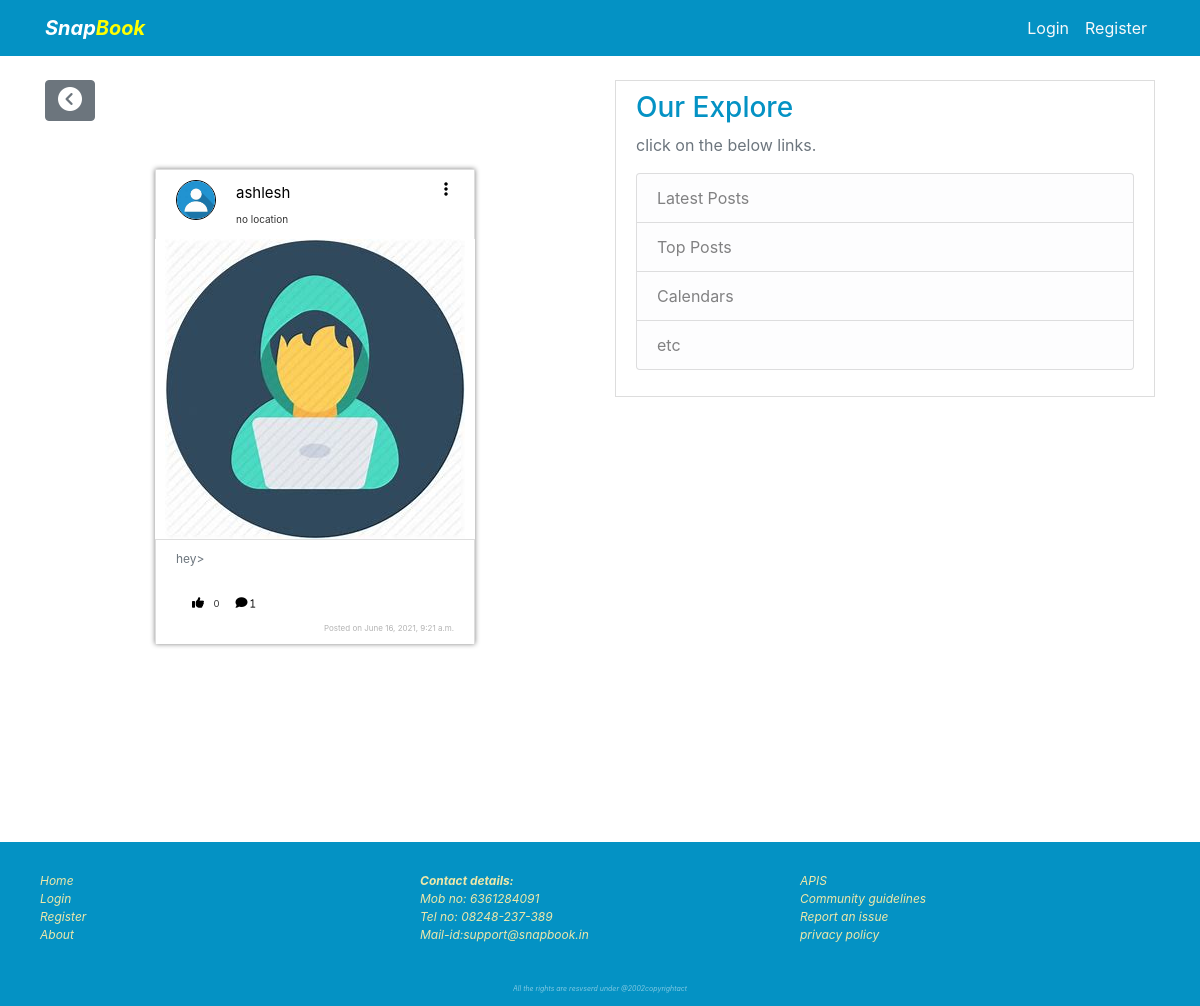
/post/1/, run on an earlier commit of the app's database.
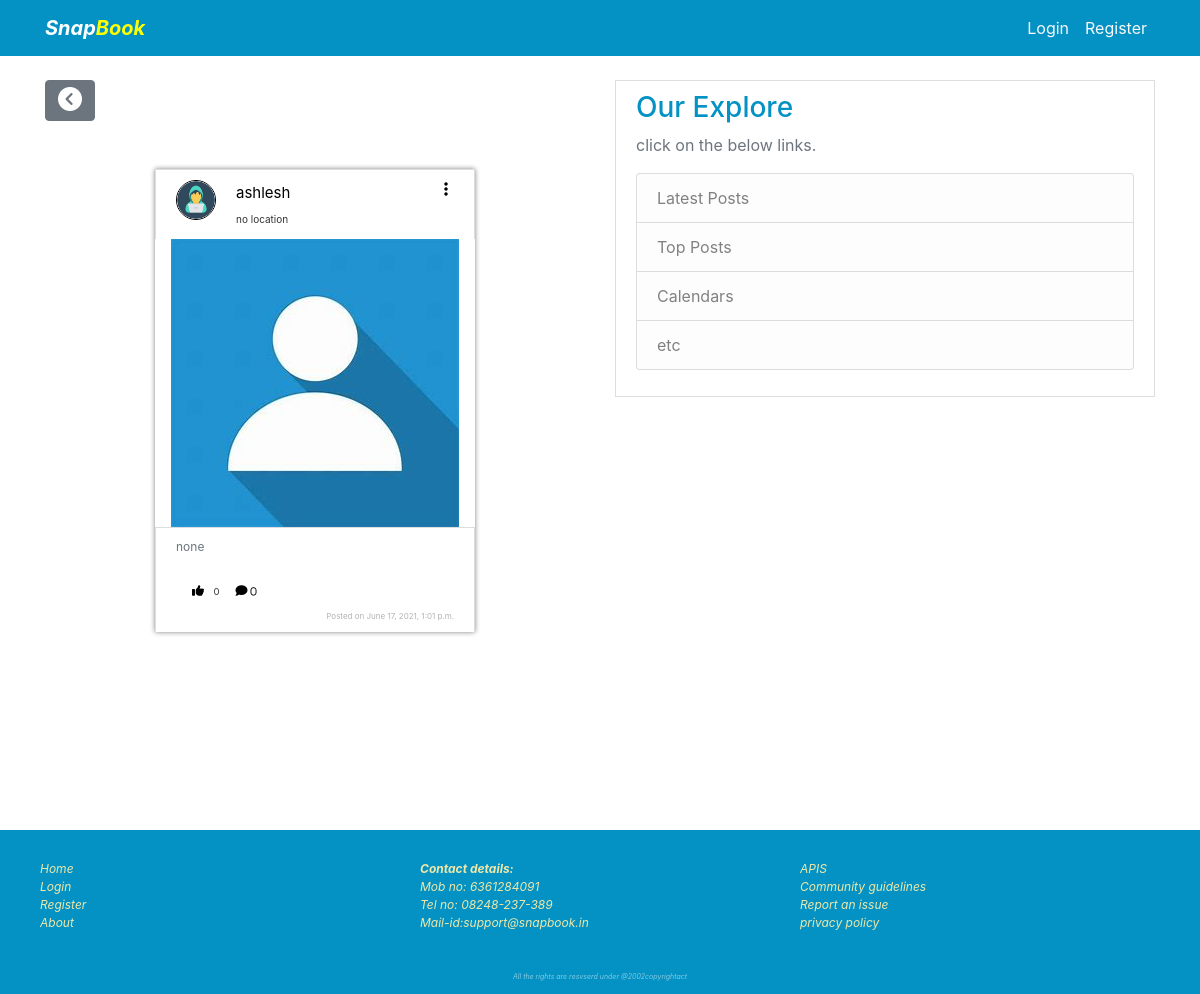
And on a later commit of the database.
### front/models.py (models this page shows, shortened)
class Post(models.Model):
    user = models.ForeignKey(User, on_delete=models.CASCADE)
    caption = models.CharField(max_length=100)
    image = models.ImageField(default="default.jpg", upload_to='post_pics')
    date_posted = models.DateTimeField(auto_now_add=True)
    location = models.TextField(default="no location")
    like = models.ManyToManyField(User, related_name='post_like')

### users/models.py (models this page shows, shortened)
class Profile(models.Model):
    user= models.OneToOneField(User,on_delete=models.CASCADE)
    image= models.ImageField(default='default.jpg',upload_to='profile_pics')
    public=models.BooleanField(default=True)
    followers= models.ManyToManyField(User,related_name='followers_list',blank=True)
    following= models.ManyToManyField(User,related_name='following_list',blank=True)
    follow_request=models.ManyToManyField(User,related_name='request_list',blank=True)

### front/views.py (the view)
# urls.py: path('post/<int:pk>/',PostDetailView,name='post-detail'),
def PostDetailView(request, **kwargs):
    object = Post.objects.filter(id=kwargs['pk']).first()
    comment = Comment.objects.all()
    if request.method == 'POST':
        text = request.POST.get('comment-text')
        user = request.user
        post = Post.objects.filter(id=kwargs['pk']).first()
        instance = Comment(user=user, post=post, text=text)
        if text != '':
            instance.save()
        return HttpResponseRedirect(reverse('post-detail', args=[kwargs['pk']]))
    else:
        return render(request, 'front/post_detail.html', {'object': object, 'comments': comment})

### templates/front/post_detail.html (shortened to what this page needs)
{% extends 'front/base.html'%}
{% load crispy_forms_tags %}
{%block content%}
<a type="button" href="{%url 'front-page'%}" class="btn btn-secondary" ><i class='	fas fa-chevron-circle-left' style='font-size:24px'></i></a>
              <div class="fluid-container  mt-4 mb-5" id="post-box" >
                  <div class="content-section mt-5" id="post-header">
                          <div class="flex-row">
                            <button type="button" class="	fas fa-ellipsis-v float-right fade-slow " style="outline:none;" data-toggle="modal"  data-target="#myModal"></button>
                                <a href="{% url 'profile-view' object.user.id %}">
                                    <small style="font-size:15px; margin-bottom:0px;">{{ object.user.username}}</small>
                                    <img src="{{object.user.profile.image.url}}" style=" float:left"   id="header-pic"class="rounded-circle account-img ">
                                </a><br>
                                <small style="font-size:10px; margin-bottom:0px;">{{ object.location}}</small>
                          </div>
                  </div>
  <div class="media">
  <a href="#"><img src="{{ object.image.url }}" alt="loading image" class="responsive" ></a>
  </div>
                      <div class="content-section" id="caption">
                              <div class="row">
                                <div class="col-12">
                                  <p class="text-secondary">{{ object.caption }}</p>
                                </div>
                              </div>
                            <div class="row" id="like-comment-container">
                                <div class="col-xs-4">
                                  {%if user.is_authenticated%}
                                    <form  action="{%url 'post-like' object.pk %}" method="post" >
                                      {% csrf_token %}
                                      {% if user in object.like.all %}
                                      <button name="post_id" value="{{ object.id}}" type="submit" style="color:blue" class="fa fa-thumbs-up" ></button>
                                      <small >{{ object.like.count }}</small>
                                      {% else %}
                                      <button name="post_id" value="{{ object.id}}" type="submit" class="fa fa-thumbs-up" ></button>
                                      <small >{{ object.like.count }}</small>
                                      {% endif %}
                                    </form>
                                  {%else%}
                                              <button class="fa fa-thumbs-up" onclick="loginreq()"></button>
                                              <small >{{ object.like.count}}</small>
                                  {%endif%}
                                </div>
                                <div class="col-xs-4">
                                  {%if user.is_authenticated%}
                                          <button class="fa fa-comment" aria-hidden="true"  id="trail" data-toggle="collapse" data-target="#comment-section" ></button>
                                          <small >{{object.comment_set.count}} </small>
                                  {%else%}
                                          <button class="fa fa-comment" aria-hidden="true"  onclick="loginreq()" ></ button>
                                          <small >{{object.comment_set.count}} </small>
                                  {%endif%}
                                </div>
                            </div>
                            <div class="row">
                                <div class="col-12">
                                  <small id="post-date">Posted on {{object.date_posted}}</small>
                                </div>
                            </div>
                          </div>
              </div>
{%endblock content%}

### templates/front/base.html (shortened to what this page needs)
{% load static %}
{% load crispy_forms_tags %}
<!DOCTYPE html>
<html>
<head>
    <link rel="stylesheet" href="https://maxcdn.bootstrapcdn.com/bootstrap/4.0.0/css/bootstrap.min.css">
    <link rel="stylesheet" href="https://cdnjs.cloudflare.com/ajax/libs/font-awesome/4.7.0/css/font-awesome.min.css">
    <link rel="stylesheet" type="text/css" href="{% static 'front/main.css' %}">
</head>
<head><title>{% block title %} {% endblock %}</title></head>
<body>
    <header class="site-header ">
      <nav class="navbar navbar-expand-md navbar-dark  fixed-top">
        <div class="container">
          {% if user.is_authenticated %}
          <a class="navbar-brand mr-4" href="{%url 'front-page'%}"><span style="font-style:italic;"><b>Snap</b></span><span style="color:yellow;font-style: oblique;"><b>Book</b></span></a>
          {% else %}
          <a class="navbar-brand mr-4" href="#"><span style="font-style:italic;"><b>Snap</b></span><span style="color:yellow;font-style: oblique;"><b>Book</b></span></a>
          {% endif %}
          <div class="collapse navbar-collapse" id="navbarToggle">
            <div class="navbar-nav">
              {% if user.is_authenticated %}
                  <a  class="nav-item nav-link  text-light" href="{% url 'post-create' %}"><i class="	fas fa-plus-circle mr-1"></i> Create post</a>
                  <a  class="nav-item nav-link text-light" href="{% url 'search' %}"><i class="fas fa-search mr-1"></i>Search</a>
                  <a  class="nav-item nav-link text-light" href="{% url 'messenger-home'  %}"><i class="fas fa-paper-plane mr-1"></i> Messenger</a>
                  <a class="nav-item nav-link  text-light" href="{% url 'activity' %}"><i class="	far fa-bell mr-1"></i>Activity</a>
                  <a class="nav-item nav-link  text-light" href="{% url 'logout' %}">Logout</a>
              {% else %}
                  <a class="nav-item nav-link text-light" href="{%url 'login' %}">Login</a>
                  <a class="nav-item nav-link  text-light" href="{%url 'register'%}">Register</a>
              {% endif %}
            </div>
          </div>
        </div>
      </nav>
    </header>
    <main role="main" class="container" >
    <div class="row">
          <div class="col-lg-6" id="message_container">
            {% block content %}{% endblock %}
          </div>
          <div  class="col-lg-6 " >
            <div class="content-section "  >
                 <h3 style="color:#0492c4">Our Explore</h3>
                 <p class='text-muted'>click on the below links.
                   <ul class="list-group">
                     <li class="list-group-item list-group-item-light">Latest Posts</li>
                     <li class="list-group-item list-group-item-light">Top Posts</li>
                     <li class="list-group-item list-group-item-light">Calendars</li>
                     <li class="list-group-item list-group-item-light">etc</li>
                   </ul>
                 </p>
            </div>
          </div>
    </div>
    </main>
<div class="container-footer ">
  <div class="container">
    <div class="row">
      <div class="col-sm-4">
          <ul class="nav flex-column">
              <li><a href="{% url 'front-page'%}">Home</a></li>
              <li> <a href="{% url 'login'%}">Login</a></li>
              <li><a href="{% url 'register' %}">Register</a></li>
              <li> <a href="{% url 'about' %}">About</a></li>
          </ul>
      </div>
      <div class="col-sm-4">
            <ul class="nav flex-column">
              <b>Contact details:</b>
              <li>Mob no: 6361284091</li>
              <li>Tel no: 08248-237-389</li>
              <li>Mail-id:support@snapbook.in</li>
            </ul>
      </div>
      <div class="col-sm-4">
        <ul class="nav flex-column">
          <li>APIS</li>
          <li>Community guidelines</li>
          <li>  Report an issue</li>
          <li>  privacy policy</li>
        </ul>
      </div>
  </div>
  </div>
  <div class="container">
    <div class="row">
      <div class="col-12 pt-4">
         <center> <span style="font-size:7px; color: 	rgb(255, 255, 255,0.5);">All the rights are resvserd under @2002copyrightact</span>  </center>
      </div>
    </div>
  </div>
</div>
</body>
</html>

### front/static/front/main.css (style rules this page uses)
body { background: white; color: #333333; width: 100%; padding-top: 80px; }
nav { background-color: #0492c4; }
.container-footer { background-color: #0492c4; width: 100%; margin-top: 150px; font-size: 12px; font-style: italic; padding-top: 20px; padding-bottom: 10px; }
.container-footer .container .row .col-sm-4 a { color: #EEE8AA; margin-left: 0; }
.container-footer .container .row .col-sm-4 { color: #EEE8AA; text-align: left; padding: 10px; display: flex; justify-content: justify; }
h1, h2, h3, h4, h5, h6 { color: #444444; }
ul { margin: 0; }
.site-header .navbar-nav .nav-link { color: #cbd5db; }
.content-section { background: #ffffff; padding: 10px 20px; border: 1px solid #dddddd; width: 100%; }
.account-img { height: 125px; width: 125px; margin-right: 20px; margin-bottom: 16px; }
#post-box { width: 100%; max-width: 320px; margin: 0 auto; box-shadow: grey 0px 0px 5px; }
#like-comment-container { width: 100%; margin: 0; text-align: justify; padding: 5px; }
#like-comment-container button, a { color: black; border: 0px; background: transparent; outline: 0px; text-decoration: none; }
#like-comment-container .col-xs-6, .col-xs-4 { margin: 5px; }
#like-comment-container a, button { border: 0px; background: transparent; }
#caption { font-size: 12px; border-bottom: 0px; }
#post-date { font-size: 8px; float: right; color: rgba(0, 0, 0, 0.3); }
.responsive { max-height: 300px; max-width: 300px; width: 100%; height: auto; }
.media { display: flex; justify-content: center; }
#header-pic { max-height: 40px; max-width: 40px; width: 100%; border: 1px solid black; height: auto; }
#post-header { border-bottom: 0ch; }
.media { border-radius: 4px; }

What changed in the data, as far as the page shows it:
changed Post "no location": user.profile.image: picture added in place of a placeholder; image: picture removed, a placeholder shows; caption "hey>" → "none"; comment_set.count "1" → "0"; date_posted "June 16, 2021, 9:21 a.m." → "June 17, 2021, 1:01 p.m."
